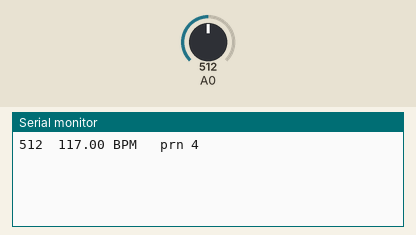
Simulated run of this sketch. Board: Arduino Uno, built with avr-gcc and run on an emulated ATmega328P. Parts: the last lines printed to the serial monitor. Inputs (shaded band) come from the test bench; at power-on: A0 = 512.

Above: at 1.2 s.
1.3 s: A0 set to 477
At 2.8 s:
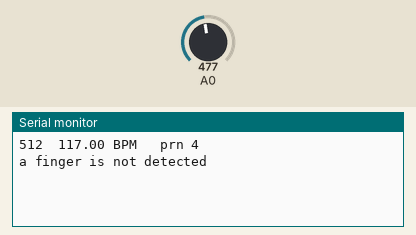
4.3 s: A0 set to 510
At 5.7 s:
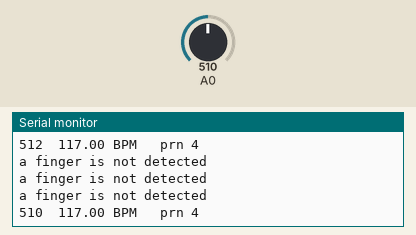

Measured:
- the behaviour switches between 490 and 489 on A0 (found by bisection; images 0 and 1)
- after the input at 1.3 s, the serial monitor: prints a new line after 0.70 s (image 1)
- after the input at 4.3 s, the serial monitor: prints a new line after 0.70 s (image 2)

The sketch:

testGetBPM_analogRead.ino
```cpp
int UpperThreshold = 500;
int LowerThreshold = 490;
int reading = 0;
float BPM = 0.0;
bool IgnoreReading = false;
bool FirstPulseDetected = false;
unsigned long FirstPulseTime = 0;
unsigned long SecondPulseTime = 0;
unsigned long PulseInterval = 0;
const unsigned long delayTime = 10;
const unsigned long delayTime2 = 1000;
const unsigned long baudRate = 9600;
unsigned long previousMillis = 0;
unsigned long previousMillis2 = 0;

//edit
int count_index = 0;
double heart_rates[4],BPM_avg;
int heart_rate_length = 4;

//timer function
// First event timer
int myTimer1(long delayTime, long currentMillis)
{
  if(currentMillis - previousMillis >= delayTime)
  {
    previousMillis = currentMillis;
    return 1;
   }
  else{return 0;}
}

// Second event timer
int myTimer2(long delayTime2, long currentMillis)
{
  if(currentMillis - previousMillis2 >= delayTime2)
  {
    previousMillis2 = currentMillis;
    return 1;
   }
  else
  {
    return 0;
   }
}


void setup(){
  Serial.begin(baudRate);

}


void loop(){

  // Get current time
  unsigned long currentMillis = millis();

  // First event calculate BPM
  if(myTimer1(delayTime, currentMillis) == 1){

    reading = analogRead(0);

    // not attach finger
    if(reading < LowerThreshold && IgnoreReading == false)
    {
      IgnoreReading = true;
    }

    //
    else if(reading > UpperThreshold )
    {
      IgnoreReading = false;

     // Calculate Beats Per Minute.
    // BPM = (1.0/reading) * 60.0 * 1000;
       heart_rates[count_index++] = (1.0/reading) * 60.0 * 1000;

      if(count_index == heart_rate_length)
      {
        // find avg BPM
        int sum = 0;
        for(double heart_rate : heart_rates)
        {
          sum += heart_rate;
        }
        BPM_avg = (double)sum/heart_rate_length;
        count_index %= heart_rate_length;
      }
    }

  }

    // Second event display section
  if(myTimer2(delayTime2, currentMillis) == 1){

    if(!(IgnoreReading))
    {
      Serial.print(reading);
      Serial.print("\t");

      Serial.print(BPM_avg);
      Serial.print(" BPM");
      Serial.print("\t");

      Serial.print(" prn ");
      Serial.println(heart_rate_length);
    }

    //Not attach finger
    else if(IgnoreReading)
    {
      Serial.println("a finger is not detected");
    }
  }
}
```
